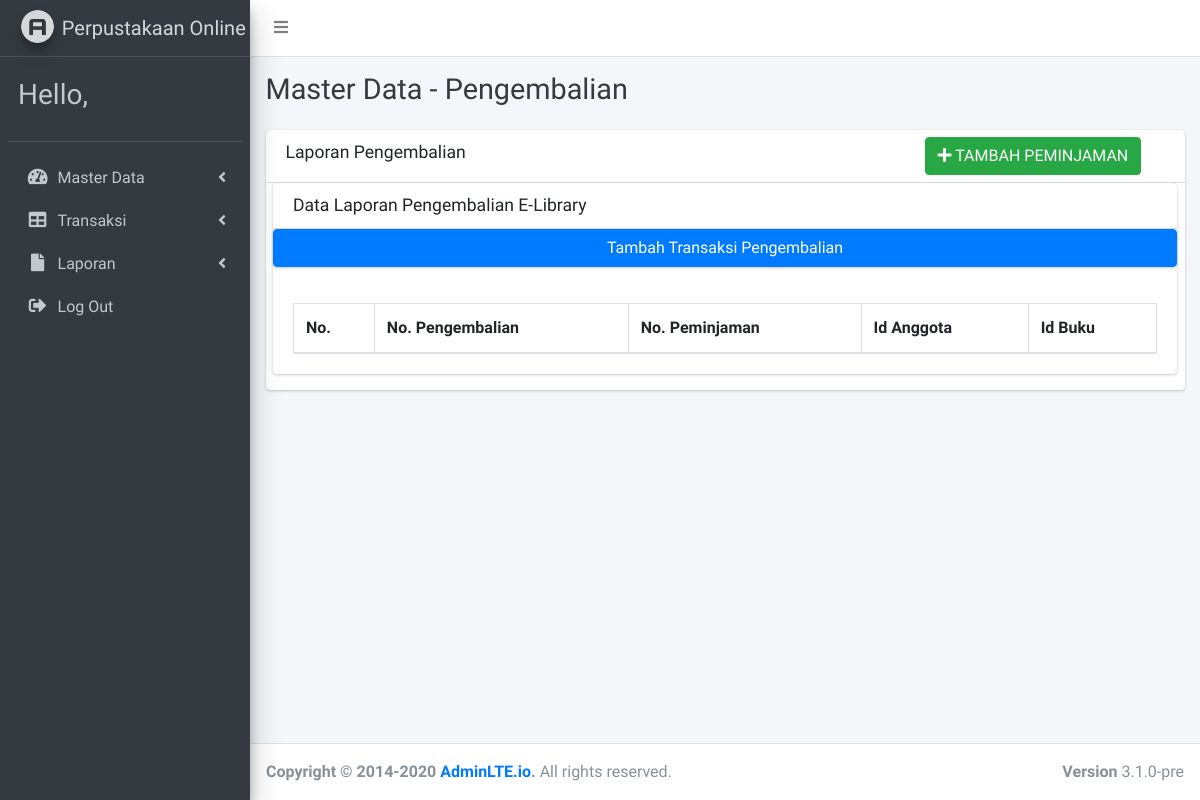
Before: /lap-pengembalian.php with the older database file.
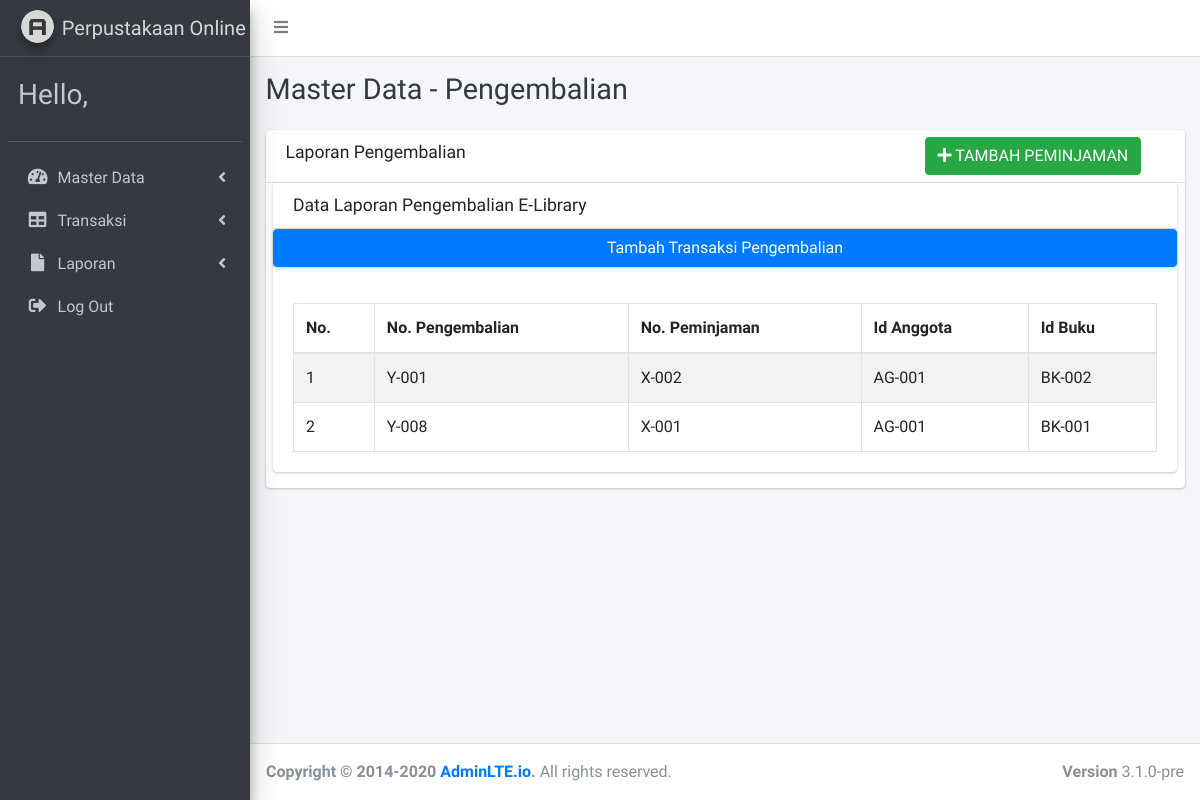
After: the same page with the newer database file.
### tables this page shows
CREATE TABLE `pengembalian` (
  `no_pengembalian` varchar(10) NOT NULL,
  `no_peminjaman` varchar(10) NOT NULL,
  `id_staff` varchar(10) NOT NULL
);

CREATE TABLE `peminjaman` (
  `no_peminjaman` varchar(10) NOT NULL,
  `id_anggota` varchar(10) DEFAULT NULL,
  `id_buku` varchar(10) DEFAULT NULL,
  `id_staff` varchar(10) DEFAULT NULL,
  `status_pengembalian` int(11) DEFAULT '0' COMMENT '0= Belum Dikembalikan, 1 = Sudah dikembalikan'
);

### lap-pengembalian.php (the view, shortened to what this page needs)
<!DOCTYPE html>
<html lang="en">
<head>
  <link rel="stylesheet" href="plugins/fontawesome-free/css/all.min.css">
  <link rel="stylesheet" href="https://code.ionicframework.com/ionicons/2.0.1/css/ionicons.min.css">
  <link rel="stylesheet" href="plugins/tempusdominus-bootstrap-4/css/tempusdominus-bootstrap-4.min.css">
  <link rel="stylesheet" href="plugins/icheck-bootstrap/icheck-bootstrap.min.css">
  <link rel="stylesheet" href="plugins/jqvmap/jqvmap.min.css">
  <link rel="stylesheet" href="dist/css/adminlte.min.css">
  <link rel="stylesheet" href="plugins/overlayScrollbars/css/OverlayScrollbars.min.css">
  <link rel="stylesheet" href="plugins/daterangepicker/daterangepicker.css">
  <link rel="stylesheet" href="plugins/summernote/summernote-bs4.min.css">
</head>
<body class="hold-transition sidebar-mini layout-fixed">
	<?php include "header.php";?>
	  <?php include 'menu.php';?>
    </div>
  </aside>
	<div class="content-wrapper">
    <div class="content-header">
      <div class="container-fluid">
        <div class="row mb-2">
          <div class="col-sm-6">
            <h1 class="m-0 text-dark">Master Data - Pengembalian</h1>
          </div>
           <div class="col-sm-6">
          </div>
        </div>
      </div>
    </div>
    <section class="content">
      <div class="container-fluid">
          <div class="row">
          <div class="col-12">
            <div class="card">
              <div class="card-header">
                <h3 class="card-title">Laporan Pengembalian</h3>
                <div class="card-tools">
                  <div class="input-group input-group-sm" style="width: 250px;">
				  <a href="trx-peminjaman.php" class="btn btn-success float-right"> <i class="fas fa-plus"></i> TAMBAH PEMINJAMAN</a>
                  </div>
                </div>
              </div>
              <section class="content">
                <div class="container-fluid">
                    <div class="row">
                        <div class="col-12">
                            <div class="card">
                                <div class="card-header">
                                    <h3 class="card-title">Data Laporan Pengembalian E-Library</h3>
                                </div>
                                <div class="card">
                                    <a href="trx-pengembalian.php" class="btn btn-primary">Tambah Transaksi Pengembalian</a>
                                </div>
                                <div class="card-body">
                                    <table id="example1" class="table table-bordered table-striped">
                                        <thead>
                                            <tr>
                                                <th>No.</th>
                                                <th>No. Pengembalian</th>
                                                <th>No. Peminjaman</th>
                                                <th>Id Anggota</th>
                                                <th>Id Buku</th>
                                            </tr>
                                        </thead>
                                        <tbody>
                                            <?php
                                        $query = mysqli_query($koneksi,
															"SELECT * FROM pengembalian
															JOIN peminjaman
															ON pengembalian.no_peminjaman = peminjaman.no_peminjaman");
                                        $no = 1;
                                        while ($data = mysqli_fetch_array($query)) {
                                        ?>
                                            <tr>
                                                <td><?php echo $no; ?></td>
                                                <td><?php echo $data['no_pengembalian']; ?></td>
                                                <td><?php echo $data['no_peminjaman']; ?></td>
                                                <td><?php echo $data['id_anggota']; ?></td>
                                                <td><?php echo $data['id_buku']; ?></td>
                                            </tr>
                                            <?php $no++;
                                        } ?>
                                    </table>
                                </div>
                            </div>
                        </div>
                    </div>
                </div>
            </section>
        </div>
            </div>
          </div>
        </div>
        </div>
      </div>
  <footer class="main-footer">
    <strong>Copyright &copy; 2014-2020 <a href="https://adminlte.io">AdminLTE.io</a>.</strong>
    All rights reserved.
    <div class="float-right d-none d-sm-inline-block">
      <b>Version</b> 3.1.0-pre
    </div>
  </footer>
</body>
</html>

Changed rows visible on the page:
added pengembalian: no_pengembalian "Y-001", peminjaman.no_peminjaman "X-002", peminjaman.id_anggota "AG-001", peminjaman.id_buku "BK-002"
added pengembalian: no_pengembalian "Y-008", peminjaman.no_peminjaman "X-001", peminjaman.id_anggota "AG-001", peminjaman.id_buku "BK-001"
